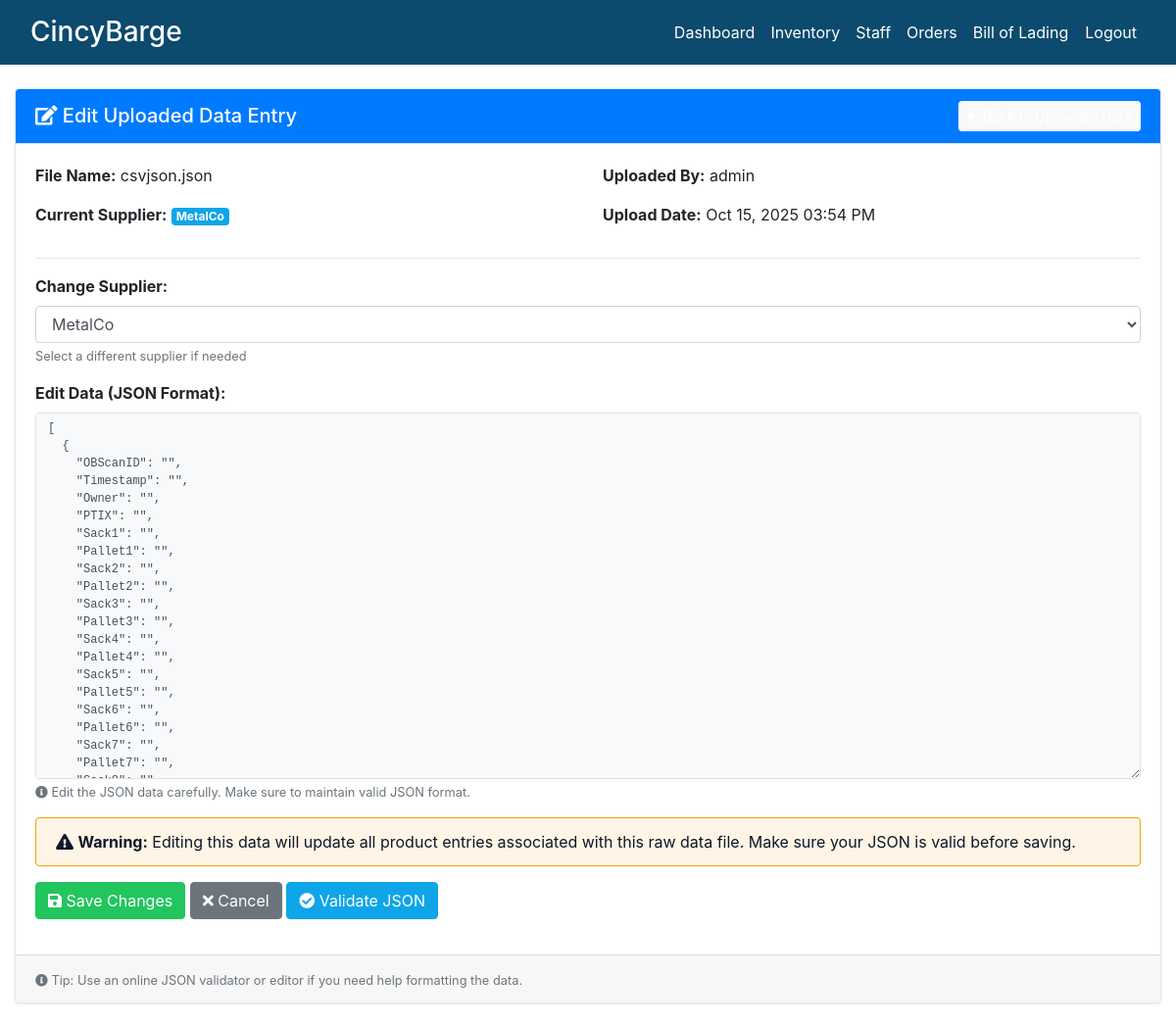
/raw-data/edit/1/ (signed in), run on the app's committed database.
### dashboard/models.py (models this page shows, shortened)
class RawProductData(models.Model):
    supplier = models.ForeignKey(
        Supplier, on_delete=models.CASCADE, related_name="raw_data"
    )
    data = models.JSONField(help_text="Unstructured product data stored as JSON")
    uploaded_at = models.DateTimeField(auto_now_add=True)
    uploaded_by = models.ForeignKey(
        User, on_delete=models.SET_NULL, null=True, blank=True
    )
    file_name = models.CharField(max_length=255, blank=True)
    class Meta:
        verbose_name_plural = "Raw Product Data"
        ordering = ["-uploaded_at"]

class Supplier(models.Model):
    name = models.CharField(max_length=100)

### dashboard/views.py (the view, shortened to what this page needs)
# urls.py: path("raw-data/edit/<int:pk>/", views.raw_data_edit, name="raw-data-edit"),
@login_required
def raw_data_edit(request, pk):
    try:
        raw_data = RawProductData.objects.select_related("supplier", "uploaded_by").get(
            pk=pk
        )
        formatted_data = json.dumps(raw_data.data, indent=2)
        suppliers = Supplier.objects.all()
        context = {
            "raw_data": raw_data,
            "formatted_data": formatted_data,
            "suppliers": suppliers,
        }
        return render(request, "dashboard/raw_data_edit.html", context)
    except RawProductData.DoesNotExist:
        messages.error(request, "Raw data entry not found.")
        return redirect("raw-data-edit-list")

### templates/dashboard/raw_data_edit.html (shortened to what this page needs)
{% extends 'partials/base.html' %}
{% block content %}
{% include 'partials/topnav.html' %}
<div class="container-fluid">
    <div class="row my-4">
        <div class="col-12">
            <div class="card">
                <div class="card-header bg-primary text-white d-flex justify-content-between align-items-center">
                    <h5 class="mb-0"><i class="fas fa-edit"></i> Edit Uploaded Data Entry</h5>
                    <a href="{% url 'raw-data-view' %}" class="btn btn-sm btn-light">
                        <i class="fas fa-arrow-left"></i> Back to Uploaded Data
                    </a>
                </div>
                <div class="card-body">
                    <div class="row mb-3">
                        <div class="col-md-6">
                            <p><strong>File Name:</strong> {{ raw_data.file_name }}</p>
                            <p><strong>Current Supplier:</strong> <span class="badge badge-info">{{ raw_data.supplier.name }}</span></p>
                        </div>
                        <div class="col-md-6">
                            <p><strong>Uploaded By:</strong> {{ raw_data.uploaded_by.username }}</p>
                            <p><strong>Upload Date:</strong> {{ raw_data.uploaded_at|date:"M d, Y h:i A" }}</p>
                        </div>
                    </div>
                    <hr>
                    <form method="POST">
                        <div class="form-group">
                            <label for="supplier"><strong>Change Supplier:</strong></label>
                            <select name="supplier" id="supplier" class="form-control">
                                {% for sup in suppliers %}
                                    <option value="{{ sup.id }}" {% if sup.id == raw_data.supplier.id %}selected{% endif %}>
                                        {{ sup.name }}
                                    </option>
                                {% endfor %}
                            </select>
                            <small class="form-text text-muted">Select a different supplier if needed</small>
                        </div>
                        <div class="form-group">
                            <label for="data"><strong>Edit Data (JSON Format):</strong></label>
                            <textarea name="data" id="data" class="form-control" rows="20" style="font-family: monospace; font-size: 12px;">{{ formatted_data }}</textarea>
                            <small class="form-text text-muted">
                                <i class="fas fa-info-circle"></i> Edit the JSON data carefully. Make sure to maintain valid JSON format.
                            </small>
                        </div>
                        <div class="alert alert-warning">
                            <i class="fas fa-exclamation-triangle"></i> <strong>Warning:</strong>
                            Editing this data will update all product entries associated with this raw data file.
                            Make sure your JSON is valid before saving.
                        </div>
                        <div class="form-group">
                            <button type="submit" class="btn btn-success">
                                <i class="fas fa-save"></i> Save Changes
                            </button>
                            <a href="{% url 'raw-data-view' %}" class="btn btn-secondary">
                                <i class="fas fa-times"></i> Cancel
                            </a>
                            <button type="button" class="btn btn-info" onclick="validateJSON()">
                                <i class="fas fa-check-circle"></i> Validate JSON
                            </button>
                        </div>
                    </form>
                </div>
                <div class="card-footer">
                    <small class="text-muted">
                        <i class="fas fa-info-circle"></i>
                        Tip: Use an online JSON validator or editor if you need help formatting the data.
                    </small>
                </div>
            </div>
        </div>
    </div>
</div>
{% endblock %}

### static/style.css (style rules this page uses)
:root { --color-primary: #0C4A6E; --color-secondary: #0EA5E9; --color-accent: #38BDF8; --color-background: #F0F9FF; --color-surface: #FFFFFF; --color-text-primary: #0F172A; --color-text-secondary: #475569; --color-success: #22C55E; --color-warning: #F59E0B; --color-error: #EF4444; --color-primary-hover: #083344; --color-secondary-hover: #0284c7; }
body { background: #F0F9FF; color: #0F172A; }
.badge-info, .badge.bg-info, .badge.badge-info { background-color: #0EA5E9 !important; color: #FFFFFF !important; }
.bg-primary { background-color: #0C4A6E !important; }
.alert-warning { background-color: rgba(245, 158, 11, 0.1) !important; border-color: #F59E0B !important; color: #0F172A !important; }
.card { border-color: #E2E8F0 !important; box-shadow: 0 1px 3px rgba(12, 74, 110, 0.1) !important; }
.card-header { background-color: #FFFFFF !important; border-bottom-color: #E2E8F0 !important; color: #0F172A !important; }
a { color: #0EA5E9 !important; text-decoration: none; }
a.btn { color: #FFFFFF !important; }
.btn-info, a.btn-info { background-color: #0EA5E9 !important; border-color: #0EA5E9 !important; color: #FFFFFF !important; }
.btn-success, a.btn-success { background-color: #22C55E !important; border-color: #22C55E !important; color: #FFFFFF !important; }

### templates/partials/topnav.html (style rules this page uses)
body { overflow-x: hidden; }
.card { word-wrap: break-word; overflow-x: auto; }

### templates/dashboard/raw_data_edit.html (style rules this page uses)
#data { background-color: #f8f9fa; border: 1px solid #dee2e6; }

### data on the page
RawProductData: file_name "csvjson.json", supplier.name "MetalCo", uploaded_by.username "admin", uploaded_at "Oct 15, 2025 03:54 PM", supplier "MetalCo"
